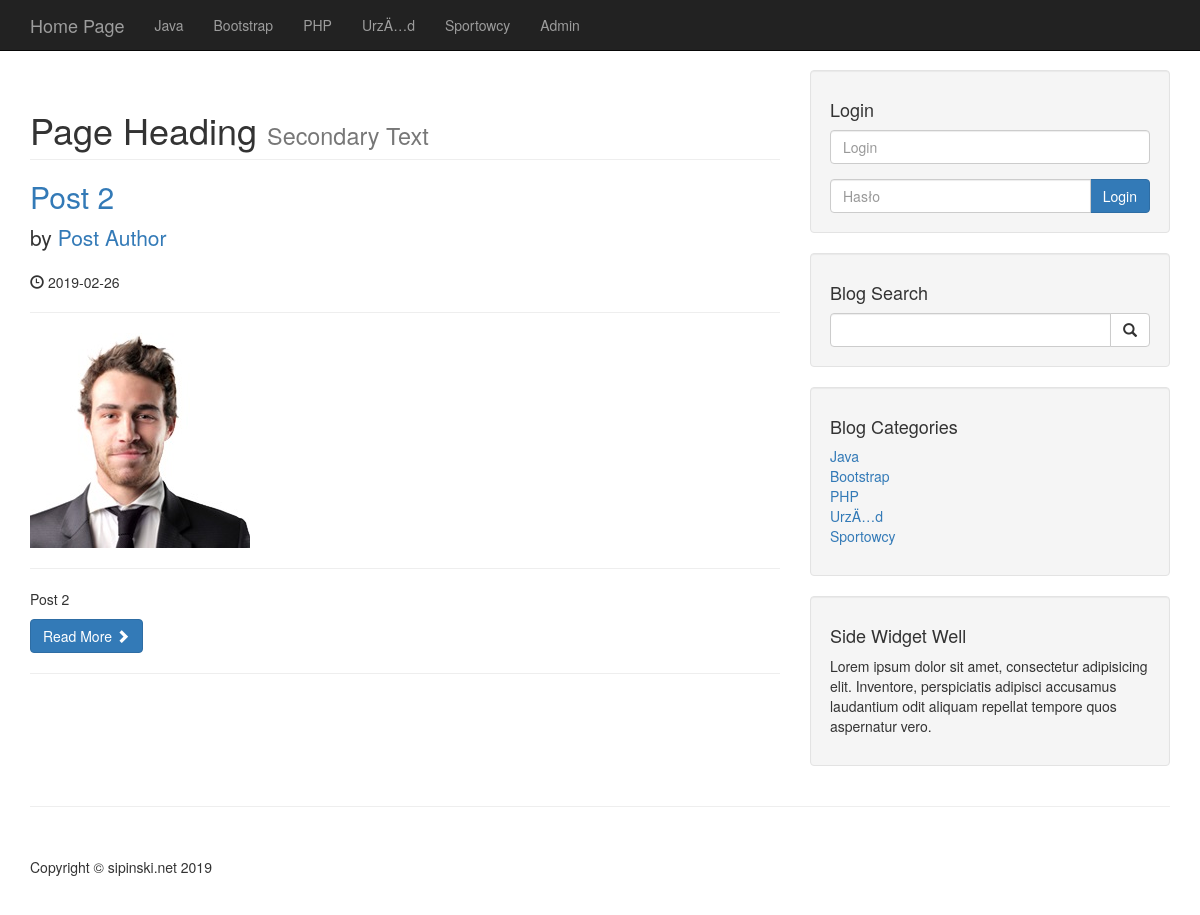
The app's page /category.php?category=25 with its own data.
### tables this page shows
CREATE TABLE `categories` (
  `cat_id` int(3) NOT NULL,
  `cat_title` varchar(255) NOT NULL
);

CREATE TABLE `posts` (
  `post_id` int(3) NOT NULL,
  `post_category_id` int(3) NOT NULL,
  `post_title` varchar(255) NOT NULL,
  `post_author` varchar(255) NOT NULL,
  `post_date` date NOT NULL,
  `post_image` text NOT NULL,
  `post_content` text NOT NULL,
  `post_tags` varchar(255) NOT NULL,
  `post_comment_count` int(11) NOT NULL,
  `post_status` varchar(255) NOT NULL DEFAULT 'draft'
);

### category.php (the view)
<?php include "includes/db.php"; ?>
<?php include "includes/header.php"; ?>
<?php include "includes/navigation.php"; ?>
    <div class="container">
        <div class="row">
            <div class="col-md-8">
            <?php
             if(isset($_GET['category'])){
            $post_category_id = $_GET['category'];
             }
            $query = "SELECT * FROM posts WHERE post_category_id=$post_category_id";
                $select_all_posts = mysqli_query($connection,$query);
                while ($row=mysqli_fetch_assoc($select_all_posts)){
                $post_id = $row['post_id'];
                $post_title  = $row['post_title'];
                $post_author = $row['post_author'];
                $post_date = $row['post_date'];
                $post_image = $row['post_image'];
                $post_content = substr($row['post_content'],0,100) ;
               ?>
                   <h1 class="page-header">
                    Page Heading
                    <small>Secondary Text</small>
                </h1>
                <h2>
                   <a href="post.php?p_id=<?php echo $post_id; ?>"><?php echo $post_title; ?></a>
                </h2>
                <p class="lead">
                    by <a href="index.php"><?php echo $post_author?></a>
                </p>
                <p><span class="glyphicon glyphicon-time"></span> <?php echo $post_date?></p>
                <hr>
                <a href="post.php?p_id=<?php echo $post_id; ?>"><img class="img-responsive" src="images/<?php echo $post_image;?>" alt="image" ></a>
                <hr>
                <p><?php echo $post_content?></p>
                <a class="btn btn-primary" href="#">Read More <span class="glyphicon glyphicon-chevron-right"></span></a>
                <hr>
               <?php    }  ?>
            </div>
<?php include "includes/sidebar.php"; ?>
        </div>
        <hr>
<?php include "includes/footer.php"; ?>

### includes/navigation.php (shortened to what this page needs)
<nav class="navbar navbar-inverse navbar-fixed-top" role="navigation">
    <div class="container">
        <div class="navbar-header">
            <a class="navbar-brand" href="index.php">Home Page</a>
        </div>
        <div class="collapse navbar-collapse" id="bs-example-navbar-collapse-1">
            <ul class="nav navbar-nav">
            <?php
            $query = "SELECT * FROM categories";
            $select_all_categories_query = mysqli_query($connection,$query);
            while ($row=mysqli_fetch_array($select_all_categories_query)){
            $cat_title = $row['cat_title'];
            echo "<li><a href='#'>{$cat_title}</a></li>";
            }
            ?>
                <li>
                    <a href="admin">Admin</a>
                </li>
            </ul>
        </div>
    </div>
</nav>

### includes/sidebar.php
    <div class="col-md-4">
    <div class="well">
        <h4>Login</h4>
        <form action="includes/login.php" method="post">
        <div class="form-group">
            <input name="username" type="text" class="form-control" placeholder="Login">
        </div>
        <div class="input-group">
            <input name="password" type="password" class="form-control" placeholder="Hasło">
            <span class="input-group-btn">
                <button class="btn btn-primary" name="login" type="submit">Login</button>
            </span>
        </div>
        </form>
    </div>
    <div class="well">
        <h4>Blog Search</h4>
        <form action="search.php" method="post">
        <div class="input-group">
            <input name="search" type="text" class="form-control">
            <span class="input-group-btn">
                <button name ="submit" class="btn btn-default" type="submit" value="szukaj">
                    <span class="glyphicon glyphicon-search"></span>
            </button>
            </span>
        </div>
        </form>
    </div>
    <div class="well">
    <?php
    $query = "SELECT * FROM categories";
    $select_categories_sidebar = mysqli_query($connection,$query);
    ?>
        <h4>Blog Categories</h4>
        <div class="row">
            <div class="col-lg-12">
                <ul class="list-unstyled">
        <?php
        while ($row=mysqli_fetch_array($select_categories_sidebar)){
        $cat_title = $row['cat_title'];
        $cat_id = $row['cat_id'];
        echo "<li><a href='category.php?category=$cat_id'>{$cat_title}</a></li>";
             }
        ?>
                </ul>
            </div>
        </div>
    </div>
<?php include "includes/widget.php";?>
</div>

### css/blog-home.css (style rules this page uses)
body { padding-top: 70px; }

### records on screen
categories: cat_title "Java"
categories: cat_title "Bootstrap"
categories: cat_title "PHP"
categories: cat_title "UrzÄ…d"
categories: cat_title "Sportowcy"
posts: post_title "Post 2", post_author "Post Author", post_date "2019-02-26", post_image (picture), post_content "Post 2"
